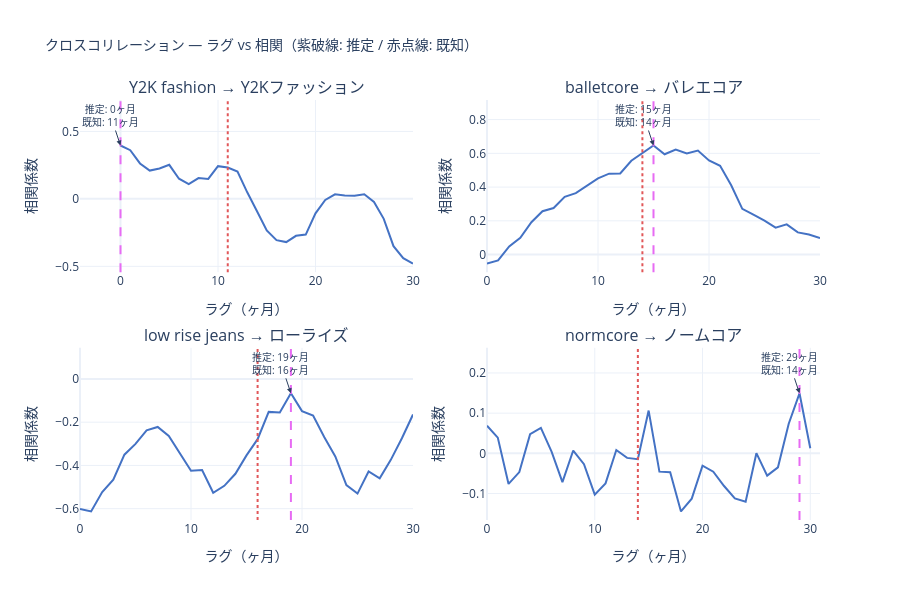

Notebook code for this chart:
### Markdown cell above
## 1. クロスコリレーション検証

EN 系列と JP 系列のラグ（0〜30ヶ月）を 1ヶ月ずつずらしながらピアソン相関を計算し、
相関が最大になるラグ（紫破線）が既知ラグ（赤点線）と一致するかを確認する。

**グラフの見方**
- 横軸: EN に対して JP を何ヶ月後ろにずらしたか
- 縦軸: そのずらし幅での EN/JP ピアソン相関係数
- 赤点線: 既知ラグ（正解）
- 紫破線: クロスコリレーションが最大になるラグ（推定値）

**結果と考察**

| ペア | 既知ラグ | 推定ラグ | 最大相関 | 評価 |
|---|---|---|---|---|
| balletcore → バレエコア | 14ヶ月 | 15ヶ月 | 0.646 | ✅ ほぼ一致 |
| Y2K fashion → Y2Kファッション | 11ヶ月 | 0ヶ月 | 0.396 | ❌ ズレ大 |
| normcore → ノームコア | 14ヶ月 | 29ヶ月 | 0.149 | ❌ ズレ大 |
| low rise jeans → ローライズ | 16ヶ月 | 19ヶ月 | -0.066 | ❌ 相関マイナス |

4ペア中 1ペアしか正確に推定できなかった。クロスコリレーションは EN/JP が「形状は同じだが時間差だけある」シンプルな波形には有効だが、
ファッショントレンドのように JP 側が EN より緩やかに立ち上がったり、ピーク形状が異なるケースでは機能しにくい。

→ **波形の "形の類似度" を柔軟に扱える DTW アナログマッチングを採用する根拠となった。**

### Code cell
fig = make_subplots(
    rows=2, cols=2,
    subplot_titles=[p['label'] for p in LAG_PAIRS],
    vertical_spacing=0.18, horizontal_spacing=0.1,
)

results_cc = []
for i, pair in enumerate(LAG_PAIRS):
    row, col = i // 2 + 1, i % 2 + 1
    st = series_store[pair['en_kw']]
    en_series = st['en']
    jp_series = st['jp']

    best_lag, best_corr, corr_curve = cross_correlate_lag(en_series, jp_series)
    results_cc.append({
        'label': pair['label'], 'known_lag': pair['lag_months'],
        'estimated_lag': best_lag, 'corr': round(best_corr, 3),
    })

    lags = list(range(len(corr_curve)))
    fig.add_trace(go.Scatter(
        x=lags, y=corr_curve,
        line=dict(color='#4472C4', width=2), showlegend=False,
    ), row=row, col=col)
    fig.add_vline(x=best_lag, line=dict(color='#E76BF3', dash='dash', width=2),
                  row=row, col=col)
    fig.add_vline(x=pair['lag_months'], line=dict(color='#E15759', dash='dot', width=2),
                  row=row, col=col)
    fig.add_annotation(
        x=best_lag, y=best_corr,
        text=f"推定: {best_lag}ヶ月<br>既知: {pair['lag_months']}ヶ月",
        showarrow=True, arrowhead=2, font=dict(size=10),
        row=row, col=col,
    )

fig.update_xaxes(title_text='ラグ（ヶ月）')
fig.update_yaxes(title_text='相関係数')
fig.update_layout(
    title=dict(text='クロスコリレーション — ラグ vs 相関（紫破線: 推定 / 赤点線: 既知）', font=dict(size=14)),
    height=600, template='plotly_white',
)
fig.show()

pd.DataFrame(results_cc)

### Figure 1 — Plotly figure (JSON) as saved in the notebook; plotly's stock layout.template omitted (floating-point values rounded to 4 significant figures)
{"data": [{"line": {"color": "#4472C4", "width": 2}, "showlegend": false, "type": "scatter", "x": [0, 1, 2, 3, 4, 5, 6, 7, 8, 9, 10, 11, 12, 13, 14, 15, 16, 17, 18, 19, 20, 21, 22, 23, 24, 25, 26, 27, 28, 29, 30], "xaxis": "x", "y": [0.3956, 0.3606, 0.2625, 0.2095, 0.2253, 0.2523, 0.1495, 0.109, 0.1544, 0.1476, 0.2426, 0.232, 0.2029, 0.0487, -0.09219, -0.2344, -0.306, -0.3202, -0.2739, -0.2649, -0.1076, -0.008456, 0.03402, 0.02511, 0.02375, 0.03397, -0.0232, -0.1482, -0.3503, -0.4398, -0.4797], "yaxis": "y"}, {"line": {"color": "#4472C4", "width": 2}, "showlegend": false, "type": "scatter", "x": [0, 1, 2, 3, 4, 5, 6, 7, 8, 9, 10, 11, 12, 13, 14, 15, 16, 17, 18, 19, 20, 21, 22, 23, 24, 25, 26, 27, 28, 29, 30], "xaxis": "x2", "y": [-0.05349, -0.03503, 0.04822, 0.09971, 0.1919, 0.2571, 0.2757, 0.3426, 0.3644, 0.4074, 0.4514, 0.4795, 0.4806, 0.5561, 0.6004, 0.6464, 0.5944, 0.6221, 0.5996, 0.6163, 0.558, 0.5257, 0.4106, 0.2709, 0.2361, 0.2011, 0.1597, 0.1791, 0.1312, 0.1192, 0.09721], "yaxis": "y2"}, {"line": {"color": "#4472C4", "width": 2}, "showlegend": false, "type": "scatter", "x": [0, 1, 2, 3, 4, 5, 6, 7, 8, 9, 10, 11, 12, 13, 14, 15, 16, 17, 18, 19, 20, 21, 22, 23, 24, 25, 26, 27, 28, 29, 30], "xaxis": "x3", "y": [-0.6011, -0.6126, -0.5234, -0.4657, -0.3503, -0.3002, -0.2373, -0.222, -0.2641, -0.3449, -0.4245, -0.4214, -0.5264, -0.4944, -0.4387, -0.3535, -0.2786, -0.1524, -0.1547, -0.06644, -0.1489, -0.1695, -0.2687, -0.3584, -0.4909, -0.5302, -0.4279, -0.4595, -0.3744, -0.2743, -0.1646], "yaxis": "y3"}, {"line": {"color": "#4472C4", "width": 2}, "showlegend": false, "type": "scatter", "x": [0, 1, 2, 3, 4, 5, 6, 7, 8, 9, 10, 11, 12, 13, 14, 15, 16, 17, 18, 19, 20, 21, 22, 23, 24, 25, 26, 27, 28, 29, 30], "xaxis": "x4", "y": [0.06891, 0.03904, -0.07625, -0.04678, 0.04763, 0.0634, 0.003354, -0.07162, 0.006965, -0.02705, -0.1029, -0.07493, 0.008201, -0.01145, -0.01453, 0.1064, -0.04567, -0.04693, -0.1446, -0.1129, -0.03064, -0.04576, -0.08142, -0.1122, -0.1204, 0.0003662, -0.05554, -0.03484, 0.07377, 0.1494, 0.01267], "yaxis": "y4"}], "layout": {"annotations": [{"font": {"size": 16}, "showarrow": false, "text": "Y2K fashion → Y2Kファッション", "x": 0.225, "xanchor": "center", "xref": "paper", "y": 1.0, "yanchor": "bottom", "yref": "paper"}, {"font": {"size": 16}, "showarrow": false, "text": "balletcore → バレエコア", "x": 0.775, "xanchor": "center", "xref": "paper", "y": 1.0, "yanchor": "bottom", "yref": "paper"}, {"font": {"size": 16}, "showarrow": false, "text": "low rise jeans → ローライズ", "x": 0.225, "xanchor": "center", "xref": "paper", "y": 0.41, "yanchor": "bottom", "yref": "paper"}, {"font": {"size": 16}, "showarrow": false, "text": "normcore → ノームコア", "x": 0.775, "xanchor": "center", "xref": "paper", "y": 0.41, "yanchor": "bottom", "yref": "paper"}, {"arrowhead": 2, "font": {"size": 10}, "showarrow": true, "text": "推定: 0ヶ月<br>既知: 11ヶ月", "x": 0, "xref": "x", "y": 0.3956, "yref": "y"}, {"arrowhead": 2, "font": {"size": 10}, "showarrow": true, "text": "推定: 15ヶ月<br>既知: 14ヶ月", "x": 15, "xref": "x2", "y": 0.6464, "yref": "y2"}, {"arrowhead": 2, "font": {"size": 10}, "showarrow": true, "text": "推定: 19ヶ月<br>既知: 16ヶ月", "x": 19, "xref": "x3", "y": -0.06644, "yref": "y3"}, {"arrowhead": 2, "font": {"size": 10}, "showarrow": true, "text": "推定: 29ヶ月<br>既知: 14ヶ月", "x": 29, "xref": "x4", "y": 0.1494, "yref": "y4"}], "height": 600, "shapes": [{"line": {"color": "#E76BF3", "dash": "dash", "width": 2}, "type": "line", "x0": 0, "x1": 0, "xref": "x", "y0": 0, "y1": 1, "yref": "y domain"}, {"line": {"color": "#E15759", "dash": "dot", "width": 2}, "type": "line", "x0": 11, "x1": 11, "xref": "x", "y0": 0, "y1": 1, "yref": "y domain"}, {"line": {"color": "#E76BF3", "dash": "dash", "width": 2}, "type": "line", "x0": 15, "x1": 15, "xref": "x2", "y0": 0, "y1": 1, "yref": "y2 domain"}, {"line": {"color": "#E15759", "dash": "dot", "width": 2}, "type": "line", "x0": 14, "x1": 14, "xref": "x2", "y0": 0, "y1": 1, "yref": "y2 domain"}, {"line": {"color": "#E76BF3", "dash": "dash", "width": 2}, "type": "line", "x0": 19, "x1": 19, "xref": "x3", "y0": 0, "y1": 1, "yref": "y3 domain"}, {"line": {"color": "#E15759", "dash": "dot", "width": 2}, "type": "line", "x0": 16, "x1": 16, "xref": "x3", "y0": 0, "y1": 1, "yref": "y3 domain"}, {"line": {"color": "#E76BF3", "dash": "dash", "width": 2}, "type": "line", "x0": 29, "x1": 29, "xref": "x4", "y0": 0, "y1": 1, "yref": "y4 domain"}, {"line": {"color": "#E15759", "dash": "dot", "width": 2}, "type": "line", "x0": 14, "x1": 14, "xref": "x4", "y0": 0, "y1": 1, "yref": "y4 domain"}], "title": {"font": {"size": 14}, "text": "クロスコリレーション — ラグ vs 相関（紫破線: 推定 / 赤点線: 既知）"}, "xaxis": {"anchor": "y", "domain": [0.0, 0.45], "title": {"text": "ラグ（ヶ月）"}}, "xaxis2": {"anchor": "y2", "domain": [0.55, 1.0], "title": {"text": "ラグ（ヶ月）"}}, "xaxis3": {"anchor": "y3", "domain": [0.0, 0.45], "title": {"text": "ラグ（ヶ月）"}}, "xaxis4": {"anchor": "y4", "domain": [0.55, 1.0], "title": {"text": "ラグ（ヶ月）"}}, "yaxis": {"anchor": "x", "domain": [0.59, 1.0], "title": {"text": "相関係数"}}, "yaxis2": {"anchor": "x2", "domain": [0.59, 1.0], "title": {"text": "相関係数"}}, "yaxis3": {"anchor": "x3", "domain": [0.0, 0.41], "title": {"text": "相関係数"}}, "yaxis4": {"anchor": "x4", "domain": [0.0, 0.41], "title": {"text": "相関係数"}}}}
